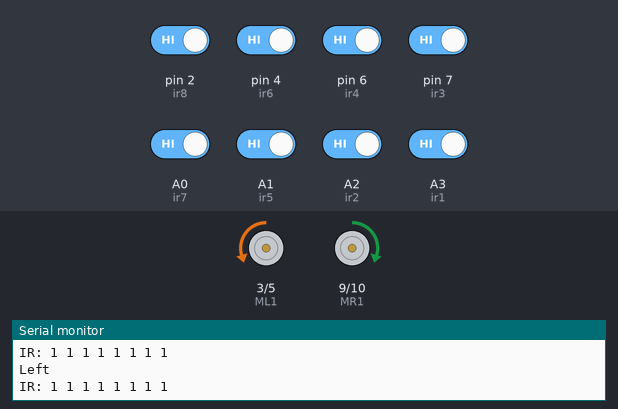
Bench run of a sketch on a simulated Arduino Uno, built with avr-gcc and run on an emulated ATmega328P. Parts: motor-driver pin pairs drawn as motors (green arrow = first pin HIGH = forward, orange = second pin HIGH = backward, longer = more drive), the last lines printed to the serial monitor. Inputs (shaded band) come from the test bench; at power-on: A0 (ir7), A1 (ir5), A2 (ir2), A3 (ir1), pin 2 (ir8), pin 4 (ir6), pin 6 (ir4), pin 7 (ir3) HIGH.

Above: at 1.2 s.
1.3 s: pin 2 (ir8) driven LOW and pin 4 (ir6) driven LOW and pin 6 (ir4) driven LOW and pin 7 (ir3) driven LOW and A0 (ir7) driven LOW
At 2.5 s:
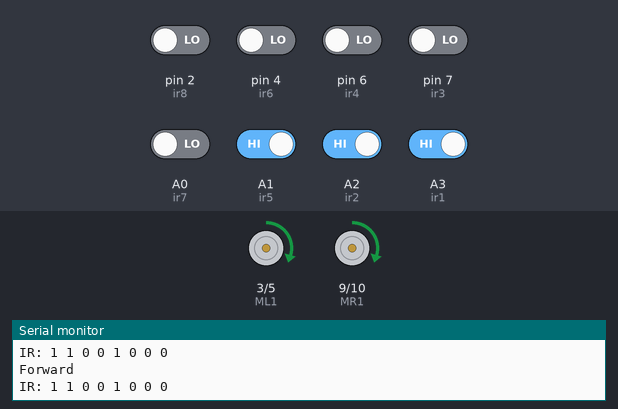
2.8 s: A1 (ir5) driven LOW
At 4.0 s:
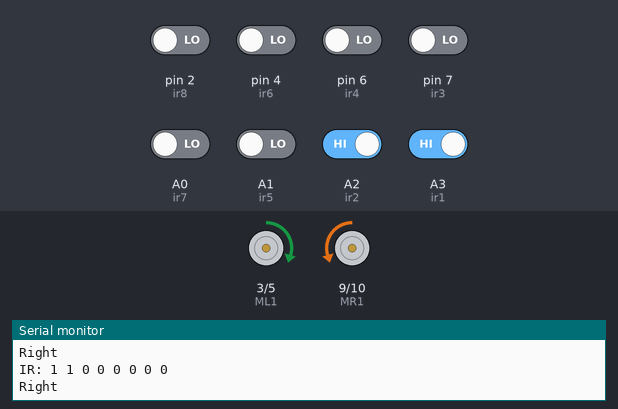
4.3 s: pin 2 (ir8) driven HIGH
At 4.6 s:
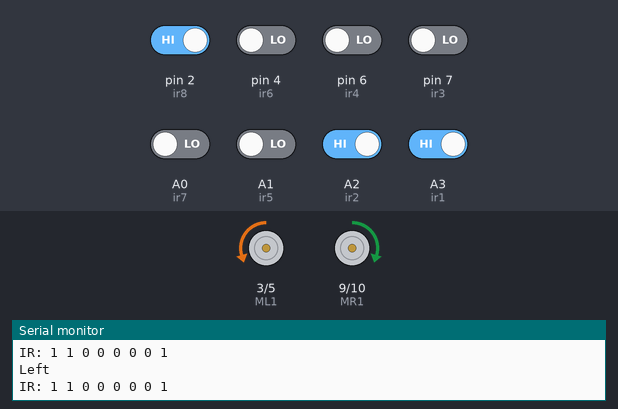
7.3 s: pin 2 (ir8) driven LOW
At 8.1 s:
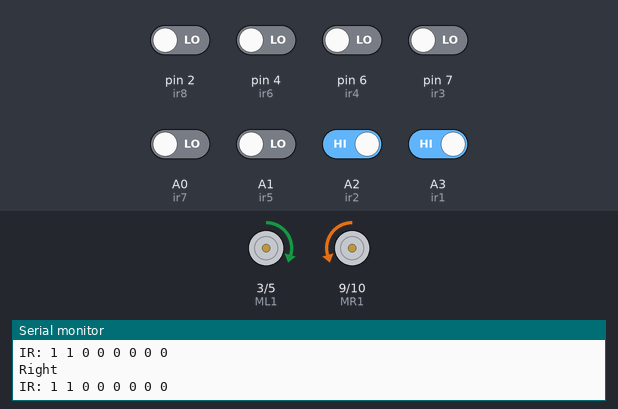
10.3 s: pin 4 (ir6) driven HIGH
At 10.9 s:
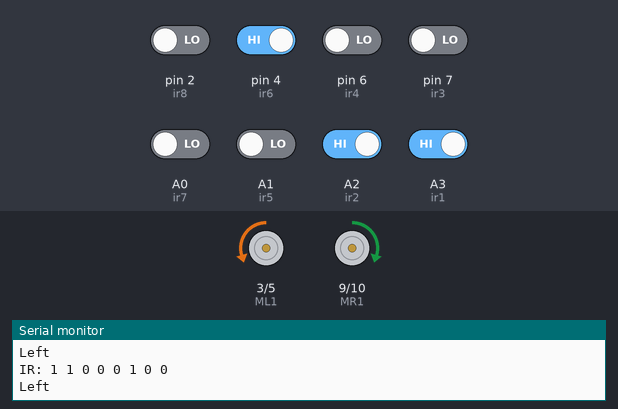
13.3 s: pin 4 (ir6) driven LOW
At 14.4 s:
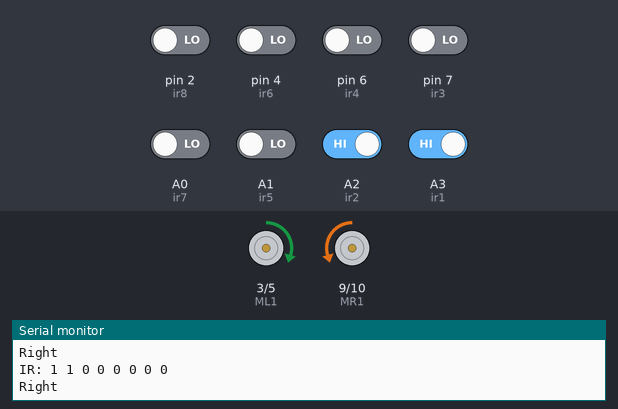
Timing chart, 0 to 15.8 s (numbered marks = the images above; inputs shaded):
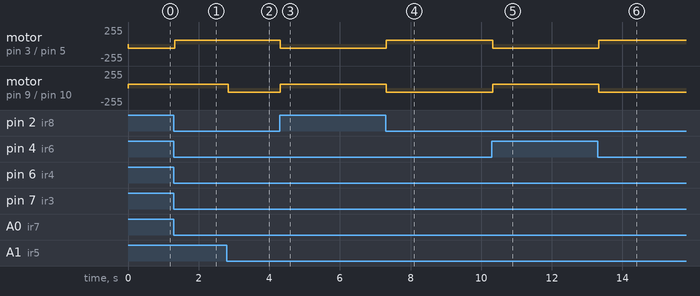

The sketch:

BestLSRB.ino
```cpp
#define ir1  A3
#define ir2  A2
#define ir3  7
#define ir4  6
#define ir5  A1
#define ir6  4
#define ir7  A0
#define ir8  2

int v = 60;
int u = 0;

int ir[8];
#define ML1 3
#define ML2 5
#define MR1 9
#define MR2 10

void setup() {
  pinMode(ir1, INPUT);
  pinMode(ir2, INPUT);
  pinMode(ir3, INPUT);
  pinMode(ir4, INPUT);
  pinMode(ir5, INPUT);
  pinMode(ir6, INPUT);
  pinMode(ir7, INPUT);
  pinMode(ir8, INPUT);

  pinMode(ML1, OUTPUT);
  pinMode(ML2, OUTPUT);
  pinMode(MR1, OUTPUT);
  pinMode(MR2, OUTPUT);

  Serial.begin(9600);
}

void moveForward() {
  analogWrite(ML1, v);
  analogWrite(ML2, u);
  analogWrite(MR1, v);
  analogWrite(MR2, u);
}

void turnLeft() {
  analogWrite(ML1, u);
  analogWrite(ML2, v);
  analogWrite(MR1, v);
  analogWrite(MR2, u);
}

void turnRight() {
  analogWrite(ML1, v);
  analogWrite(ML2, u);
  analogWrite(MR1, u);
  analogWrite(MR2, v);
}

void turnBackward() {
  analogWrite(ML1, v);
  analogWrite(ML2, u);
  analogWrite(MR1, u);
  analogWrite(MR2, v);
}

//void stopBot() {
//  digitalWrite(ML1, u);
//  digitalWrite(ML2, u);
//  digitalWrite(MR1, u);
//  digitalWrite(MR2, u);
//}

void loop() {
  ir[0] = digitalRead(ir1);
  ir[1] = digitalRead(ir2);
  ir[2] = digitalRead(ir3);
  ir[3] = digitalRead(ir4);
  ir[4] = digitalRead(ir5);
  ir[5] = digitalRead(ir6);
  ir[6] = digitalRead(ir7);
  ir[7] = digitalRead(ir8);

  // Print IR values for debugging
  Serial.print("IR: ");
  for (int i = 0; i < 8; i++) {
    Serial.print(ir[i]);
    Serial.print(" ");
  }
  Serial.println();

  // Prioritize LEFT movement first
  if (ir[7] || ir[6] || ir[5]) {
    turnLeft();
    Serial.println("Left");
  }
  // If no left signal, check for forward movement
  else if (ir[3] || ir[4]) {
    moveForward();
    Serial.println("Forward");
  }
  // If neither left nor forward, check for right
  else if (ir[0] || ir[1] || ir[2]) {
    turnRight();
    Serial.println("Right");
  }
  // If no sensor detects anything, check again before moving backward
  else {
    delay(50);
    bool allZero = true;
    for (int i = 0; i < 8; i++) {
      if (ir[i] == 1) {
        allZero = false;
        break;
      }
    }
    if (allZero) {
      turnBackward();
      Serial.println("Backward");
    }
  }
  delay(10); // Small delay for stability
}
```

Measured:
- after the input at 1.3 s, motor on pin 3 (ML1) / pin 5 (ML2): backward 60/255 → forward 60/255 at once
- after the input at 2.8 s, motor on pin 9 (MR1) / pin 10 (MR2): forward 60/255 → backward 60/255 at once
- after the input at 4.3 s, motor on pin 3 (ML1) / pin 5 (ML2): forward 60/255 → backward 60/255 at once; motor on pin 9 (MR1) / pin 10 (MR2): backward 60/255 → forward 60/255 at once
- after the input at 7.3 s, motor on pin 3 (ML1) / pin 5 (ML2): backward 60/255 → forward 60/255 at once; motor on pin 9 (MR1) / pin 10 (MR2): forward 60/255 → backward 60/255 at once
- after the input at 10.3 s, motor on pin 3 (ML1) / pin 5 (ML2): forward 60/255 → backward 60/255 at once; motor on pin 9 (MR1) / pin 10 (MR2): backward 60/255 → forward 60/255 at once
- after the input at 13.3 s, motor on pin 3 (ML1) / pin 5 (ML2): backward 60/255 → forward 60/255 at once; motor on pin 9 (MR1) / pin 10 (MR2): forward 60/255 → backward 60/255 at once
